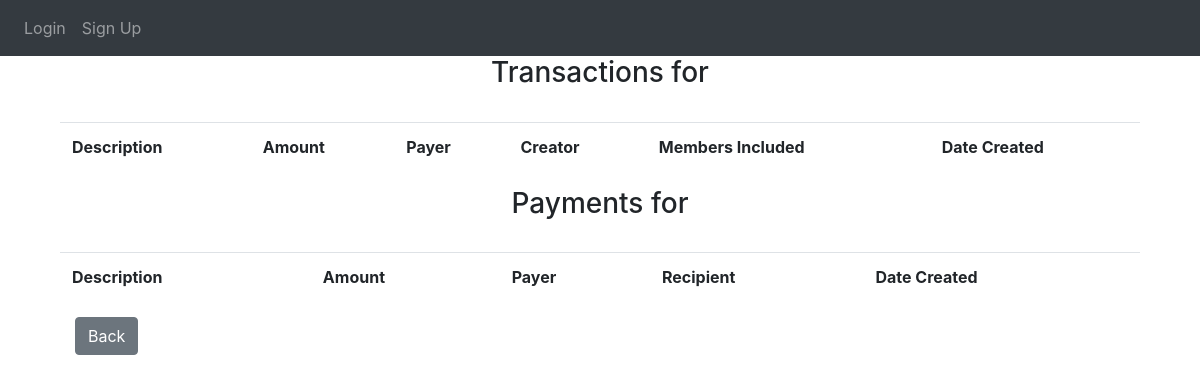
Page /see-transactions?groupID=2 on the earlier database version.
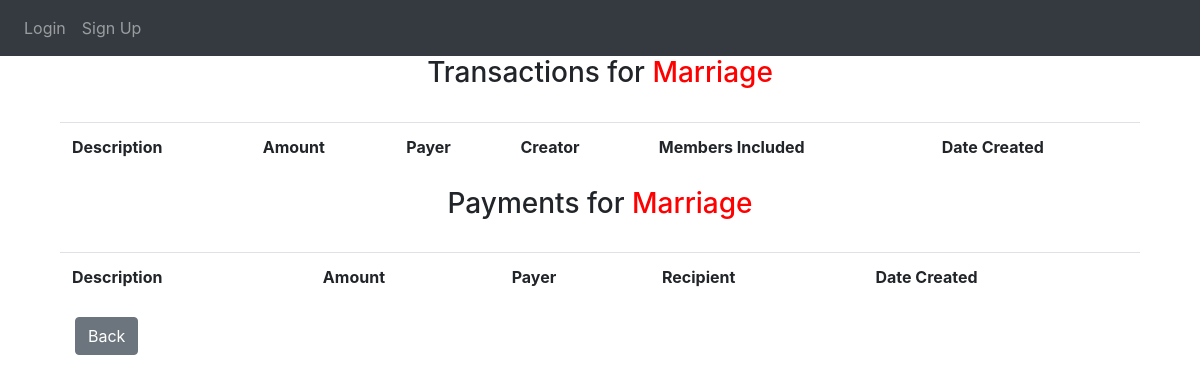
Same page on the later database version.
### website/models.py (models this page shows, shortened)
class Group(db.Model):
    id = db.Column(db.Integer, primary_key=True)
    admin_id = db.Column(db.Integer)
    group_name = db.Column(db.String(30), nullable=False)
    date_created = db.Column(db.DateTime(timezone=True), default=func.now())
    transactions = db.relationship('Transaction')
    payments = db.relationship('Payment')

### website/views.py (the view)
@views.route('see-transactions', methods=["GET"])
def show_transactions():
    group_id = request.args['groupID']
    group = Group.query.filter_by(id=group_id).first()
    return render_template('see_transactions.html', user=current_user, group=group)

### website/templates/see_transactions.html (shortened to what this page needs)
{% extends "base.html" %} {% block title %}Home{% endblock %} {% block content %}
<h3 align="center">Transactions for <span style="color: red;">{{ group.group_name }}</span></h3><br>
<div class="container" align="left" padding="1rem">
    <table class="table">
        <tr>
            <th>Description</th>
            <th>Amount</th>
            <th>Payer</th>
            <th>Creator</th>
            <th>Members Included</th>
            <th>Date Created</th>
        </tr>
    </table>
</div>
<h3 align="center">Payments for <span style="color: red;">{{ group.group_name }}</span></h3><br>
<div class="container" align="left" padding="1rem">
    <table class="table">
        <tr>
            <th>Description</th>
            <th>Amount</th>
            <th>Payer</th>
            <th>Recipient</th>
            <th>Date Created</th>
        </tr>
    </table>
    <div class="container-fluid">
        <a class="btn btn-secondary" href="mygroup?groupID={{ group.id }}" role="button">Back</a>
    </div>
</div>
{% endblock %}

Differences in the rows shown:
added Group: group_name "Marriage"
